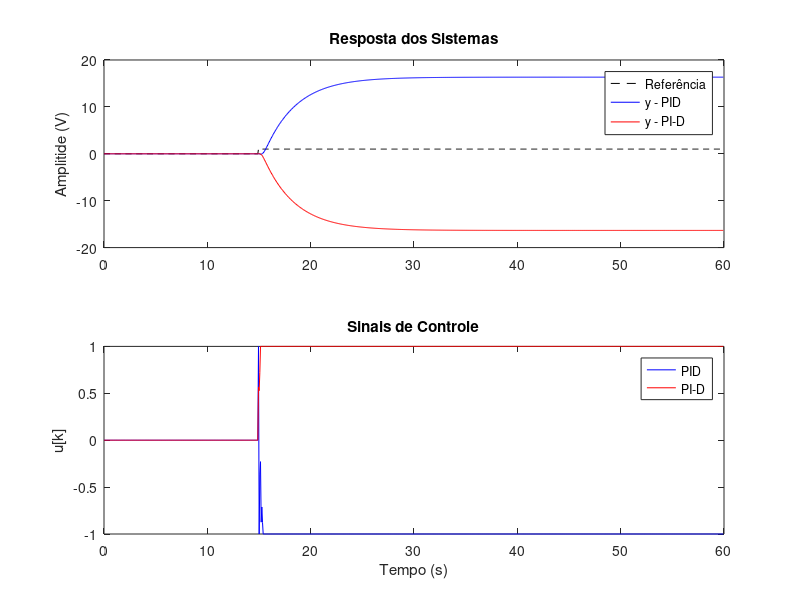

This figure's MATLAB source:
%% Atividade A1: Estudo de caso para o controle de velocidade longitudinal de um quadricóptero.
clear all; close all; clc;

%% Setup
% Carregando os coeficientes do modelo de 3ª ordem
load('sys_mod02.mat');
Ts = model.Ts;
Az = model.Az; a1 = Az(2); a2 = Az(3); a3 = Az(4);
Bz = model.Bz; b0 = Bz(2); b1 = Bz(3); b2 = Bz(4); 

% Carregando os valores de kp, ki e kd
load('control_pid.mat');
kp = control.kp;  ki = control.ki; kd = control.kd;

% Aproximação Backward Difference
s0 = kp +ki*Ts +kd/Ts; s1 = -kp -2*kd/Ts; s2 = kd/Ts;

% Configurações
tfinal = 60; % em segundos
N = round( tfinal/Ts ); % numero total de amostras

% Sinal de referencia (degrau unitario)
r = zeros(N,1); r(round(N/4):end)=1; 

% Condições iniciais e inicializacao
ym1 = zeros(N,1); ym2 = zeros(N,1);
um1 = zeros(N,1); um2 = zeros(N,1);
for k = 1:3
    r(k) = 0; ym1(k) = 0; um1(k) = 0;  
end

%% Perturbação de carga: 30% da referência
pert = zeros(N,1);
%pert(round(30/Ts):end) = 0.3 * r(end);

%% Simulacao
for k = 4:N
    % Planta
    ym1(k) = -a1*ym1(k-1) -a2*ym1(k-2) -a3*ym1(k-3) +b0*um1(k-1) +b1*um1(k-2) +b2*um1(k-3) + pert(k);  
    ym2(k) = -a1*ym2(k-1) -a2*ym2(k-2) -a3*ym2(k-3) +b0*um2(k-1) +b1*um2(k-2) +b2*um2(k-3) + pert(k);

    % Calcular o sinal de controle do PID
    um1(k) = um1(k-1) + s0*(r(k)-ym1(k)) + s1*(r(k-1)-ym1(k-1)) + s2*(r(k-2)-ym1(k-2));

    % Calculo do sinal de controle do PI-D
    um2(k) = um2(k-1) +(kp + ki*Ts)*r(k) -kp*r(k-1) - s0*ym2(k) - s1*ym2(k-1) - s2*ym2(k-2);
    
    % Limitando o sinal de controle 
    if um1(k) <= -1
        um1(k) = -1;
    elseif um1(k) >= 1
        um1(k) = 1;
    end

    if um2(k) <= -1
        um2(k) = -1;
    elseif um2(k) >= 1
        um2(k) = 1;
    end
end

%% Analise do desempenho
% Erro
erro1 = r - ym1; erro2 = r - ym2;

% Integral of Squared Error 
ISE1 = sum(erro1.^2);    ISE2 = sum(erro2.^2);

% Normalized Mean Squared Error
NMSE1 = sum(erro1.^2) / sum(r.^2);  NMSE2 = sum(erro2.^2) / sum(r.^2);

% Energia e potência do sinal de controle
e_u1 = sum(um1.^2); e_u2 = sum(um2.^2);
pot_u1 = e_u1 / N;  pot_u2 = e_u2 / N;

fprintf('\n=== Avaliação dos Índices ===\n');
fprintf('Controlador PID:    ISE = %.2f, NMSE = %.2f, Energia = %.2f, Potência = %.2f\n', ISE1, NMSE1, e_u1, pot_u1);
fprintf('Controlador PI-D:   ISE = %.2f, NMSE = %.2f, Energia = %.2f, Potência = %.2f\n', ISE2, NMSE2, e_u2, pot_u2);

%% Plots
figure;
subplot(2,1,1);
plot((0:N-1)*Ts, r, '--k', (0:N-1)*Ts, ym1, 'b', (0:N-1)*Ts, ym2, 'r');
legend('Referência', 'y - PID', 'y - PI-D');
ylabel('Amplitide (V)'); title('Resposta dos Sistemas');

subplot(2,1,2);
plot((0:N-1)*Ts, um1, 'b', (0:N-1)*Ts, um2, 'r');
legend('PID', 'PI-D');
xlabel('Tempo (s)'); ylabel('u[k]'); title('Sinais de Controle');
